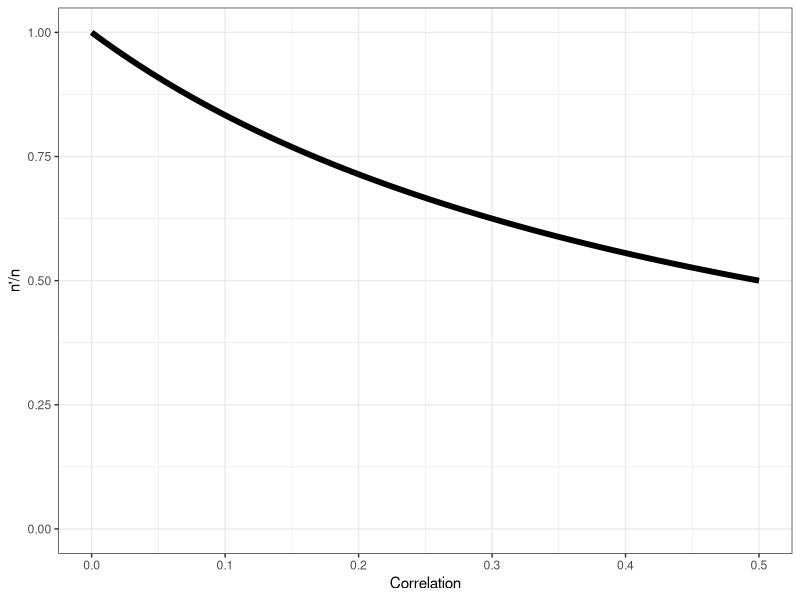

This figure's R source: (Note: a time limit stopped this script after it produced the figure.)
## ---- chunk 1
list.of.packages <- c("ggplot2", "gridExtra", "MASS")
new.packages <- list.of.packages[!(list.of.packages %in% installed.packages()[,"Package"])]
if(length(new.packages)) install.packages(new.packages)

library(ggplot2)
library(gridExtra)
library(MASS)
## ---- chunk 2
rhos <- seq(0, 0.5, 0.001)
eff_samp_size <- function(rhos) {
  return(1/(1 + 2 * rhos))
}
ggplot(data.frame(x=rhos), aes(x=x)) + 
  geom_function(fun = eff_samp_size, colour = "black", linewidth=2) + 
  ylim(c(0, 1)) + 
  theme_bw() + 
  xlab("Correlation") + 
  ylab("n'/n")
## ---- chunk 3
library(MASS) # For Multivariate Normal
set.seed(139)

nsim <- 10^5
n <- 70
p <- 0.2
n_eff <- as.integer(n / (1 + 2 * p))

Sigma = matrix(0, nrow = n, ncol = n)
diag(Sigma) <- 1
for (i in 2:n) {
  Sigma[i, i-1] <- p
  Sigma[i-1, i] <- p
}

outputs <- matrix(nrow = nsim, ncol = 3)
for (i in 1:nsim) {
  x <- rnorm(n, 0, 1)
  outputs[i,1] <- mean(x)
  
  x <- rnorm(n_eff, 0, 1)
  outputs[i,2] <- mean(x)
  
  x <- mvrnorm(n = 1, rep(0, n), Sigma)
  outputs[i,3] <- mean(x)
}

variances_out <- apply(outputs, 2, var) # Apply over columns
names(variances_out) <- c("Independent n", "Independent n'", "Dependent n")
variances_out
## ---- chunk 4
dfs = seq(1, 30, 0.001)
ratios <- function(dfs, point) {
  return((pt(point, dfs, lower.tail = F)) / pnorm(point, lower.tail = F))
}
ggplot(data.frame(x=dfs), aes(x=x)) + 
  geom_function(fun = ratios, aes(color = "0"), args = list(point = 0)) +
  geom_function(fun = ratios, aes(color = "1"), args = list(point = 1)) +
  geom_function(fun = ratios, aes(color = "2"), args = list(point = 2)) +
  geom_function(fun = ratios, aes(color = "2.5"), args = list(point = 2.5)) +
  theme_bw() + 
  scale_color_manual(values = c("0" = "black", "1" = "darkred", "2" = "red", "2.5" = "pink")) +
  labs(color = "Tail mass beyond: ") + 
  xlab("Degrees of freedom") + 
  xlim(c(1,30)) + 
  ylim(c(0,20)) + 
  ylab("t tail mass/Normal tail mass")
## ---- chunk 5
# Read in the data
countries <- read.csv("data/country_stats.csv", check.names = F)
## ---- chunk 6
# Western Africa
pop1 <- countries[countries$Year == 2010 & 
                    countries$Region == "Western Africa",
                  ]$`Population mid-year estimates (millions)`
round(c(summary(pop1), "SD" = sd(pop1)), 2)

# Eastern Africa
pop2 <- countries[countries$Year == 2010 & 
                    countries$Region == "Eastern Africa",
                  ]$`Population mid-year estimates (millions)`
round(c(summary(pop2), "SD" = sd(pop2)), 2)
## ---- chunk 7
country_subset <- countries[countries$Year == 2010 & 
                              countries$Region %in% c("Western Africa", "Eastern Africa"),]
plot1 <- ggplot(country_subset, aes(x=`Population mid-year estimates (millions)`, fill=Region)) + 
  geom_histogram(alpha=0.4, position="identity", bins = 30) + 
  xlab("Population (millions)") + 
  ylab("Countries") + 
  theme_bw() + 
  theme(legend.position = "none")

plot2 <- ggplot(country_subset, aes(x=Region,y=`Population mid-year estimates (millions)`, fill=Region)) + 
  geom_boxplot(alpha=0.4, outlier.size = 0) + 
  xlab("Population (millions)") + 
  ylab("Region") + 
  theme_bw() + 
  geom_jitter(color="black", size=1, alpha=0.9, width = 0.1) + 
  theme(axis.text.x = element_blank(),
        axis.ticks.x = element_blank())

grid.arrange(plot1, plot2, ncol=2, widths=c(1,1.2))
## ---- chunk 8
west_african <- pop1
east_african <- pop2
t.test(west_african, east_african)
## ---- chunk 9
us_nurses_midwives <- countries$`Health personnel: Nurses and midwives (number)`[
  countries$Country == "United States of America" & countries$Year ==  2010]
us_pop <- countries$`Population mid-year estimates (millions)`[
  countries$Country == "United States of America" & countries$Year ==  2010] * 1000000
uk_nurses_midwives <- countries$`Health personnel: Nurses and midwives (number)`[
  countries$Country == "United Kingdom" & countries$Year ==  2010]
uk_pop <- countries$`Population mid-year estimates (millions)`[
  countries$Country == "United Kingdom" & countries$Year ==  2010] * 1000000
prop.test(c(us_nurses_midwives, uk_nurses_midwives), c(us_pop, uk_pop), correct = F)
## ---- chunk 10
ggplot(countries[countries$Country %in% c("United States of America",
                                          "Russian Federation"),], aes(x=Year, y=v2x_polyarchy, color=Country)) + 
  geom_point(size=2) + 
  ylim(c(0,1)) + 
  xlab("Year") + 
  ylab("Democracy index (0-1)") + 
  theme_bw()
